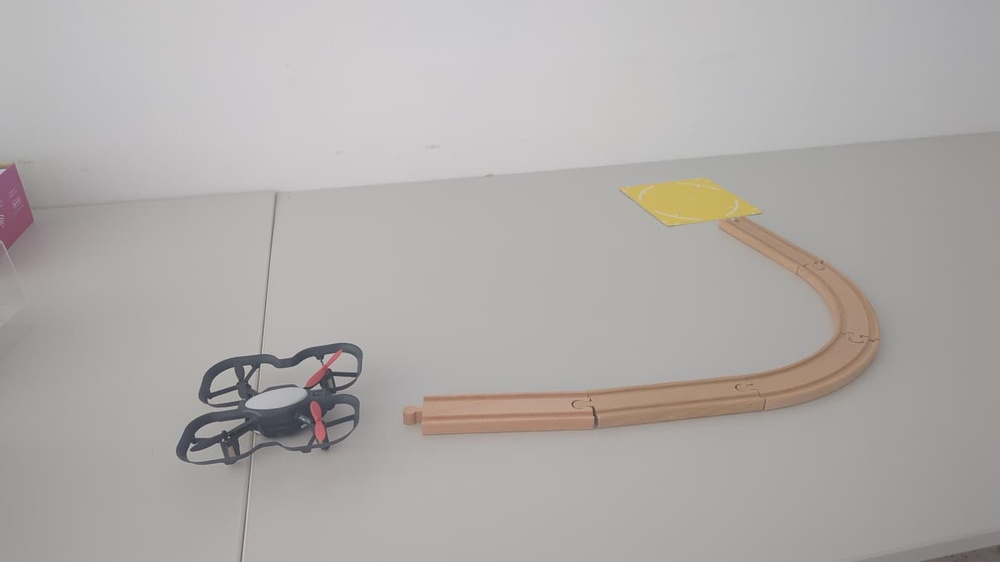
#> input picture track.jpeg, 1000 x 562 px, shrunk from 1344 x 756 before the run
$ python -i mapper.py   (imports and definitions only)
#> lines starting #> are read from the running program, lines starting #| are printed output that depends on the picture; after the words box and inside, x2 and y2 are one past the last pixel; in counts of white or black regions, pixels touching at a corner belong together
#> further down, picture is the input picture: shape (562, 1000, 3); mean B, G, R 169.7, 172, 175.6

import cv2
import numpy as np

class Mapper:
    def __init__(self):
        # TODO: You will need to tune these HSV values for the wooden track in your room!
        self.lower_wood = np.array([10, 50, 50])
        self.upper_wood = np.array([30, 255, 255])

    def get_target_point(self, color_image):
        # Convert to HSV for better color masking
        hsv = cv2.cvtColor(color_image, cv2.COLOR_BGR2HSV)
#> hsv: shape (562, 1000, 3); mean H, S, V 45.8, 10.4, 175.9
        mask = cv2.inRange(hsv, self.lower_wood, self.upper_wood)
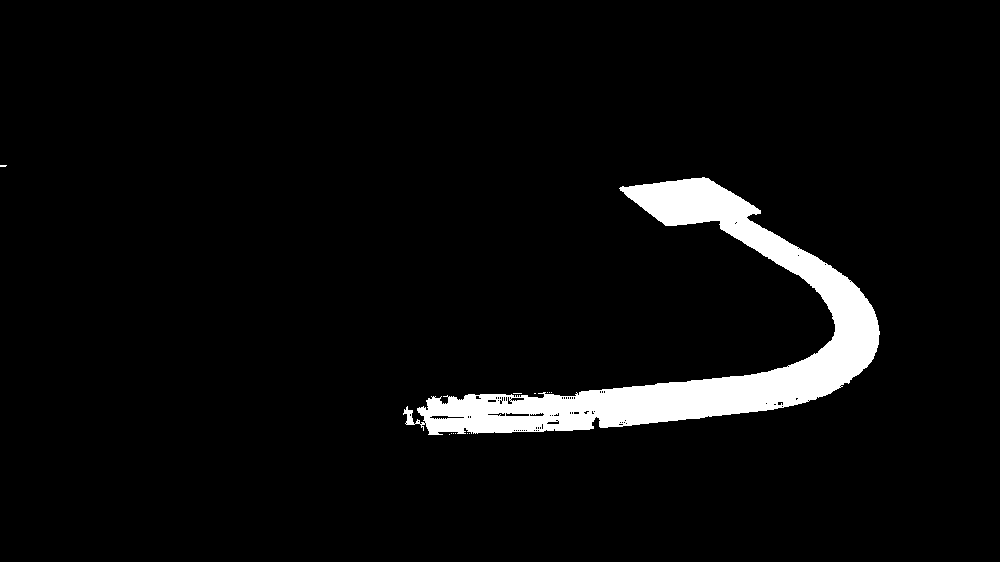
#> mask: shape (562, 1000); 4.8% white; 13 white regions (12 under 20 px)

        # Find the shapes that match the wood
        contours, _ = cv2.findContours(mask, cv2.RETR_EXTERNAL, cv2.CHAIN_APPROX_SIMPLE)
#> contours = 13 contours, 12 with area under 20; largest, box (x1, y1, x2, y2) and area: (403, 177, 880, 435) 26326

        if len(contours) > 0:
            # Get the biggest piece of track
            biggest_track = max(contours, key=cv2.contourArea)
#> biggest_track = contour of 814 points, box (x1, y1, x2, y2) (403, 177, 880, 435), area 26326
            M = cv2.moments(biggest_track)
#> M = moments, m00 26326.5, centre m10/m00, m01/m00 = (692.1, 342.8)

            if M["m00"] != 0:
                # Calculate center X, Y
                cx = int(M["m10"] / M["m00"])
#> cx = 692
                cy = int(M["m01"] / M["m00"])
#> cy = 342
                return (cx, cy), mask

        return None, mask

>>> import cv2
>>> picture = cv2.imread('../track.jpeg')
>>> result = Mapper().get_target_point(picture)
